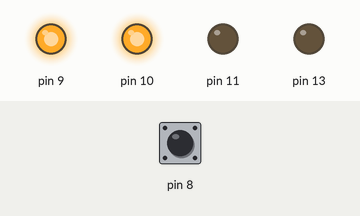
The sketch below on a simulated Arduino Uno, built with avr-gcc and run on an emulated ATmega328P. Parts: output pins drawn as LEDs (lit = HIGH). The inputs (shaded band) are chosen by the test bench; at power-on: pin 8 HIGH.

Above: at 1.2 s.
1.3 s: pin 8 pulled LOW for 0.15 s
At 3.2 s:
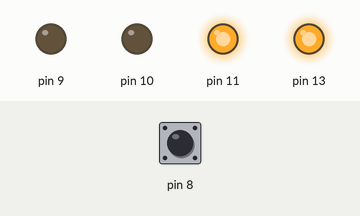
Timing chart, 0 to 32.8 s (numbered marks = the images above; inputs shaded):
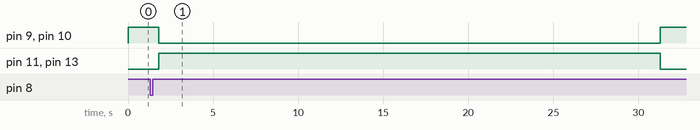

Measured:
- after the input at 1.3 s, pin 9, pin 10: HIGH → LOW after 0.50 s, → HIGH 29.5 s later; pin 11, pin 13: LOW → HIGH after 0.50 s, → LOW 29.5 s later

The sketch:

semafor_registre_contor_timp.ino
```cpp
#define PIN0 0

#define PIN_RED_PIETONI 2
#define PIN_GREEN_PIETONI 3
#define PIN_GREEN_MASINI 1
#define PIN_RED_MASINI 5

byte stareLedRM = 0;
byte stareLedRP = 1;
byte stareLedGM = 1;
byte stareLedGP = 0;

byte modificareStare(byte stare, byte PIN) {
  stare = !stare;
  PORTB &= ~(1 << PIN);
  PORTB |= stare << PIN;
  return stare;
}

void setup() {
  DDRB = (0 << PIN0) | (1 << PIN_RED_MASINI) | (1 << PIN_RED_PIETONI) | (1 << PIN_GREEN_PIETONI) | (1 << PIN_GREEN_MASINI);
  PORTB = (stareLedRP << PIN_RED_PIETONI) | (stareLedGP << PIN_GREEN_PIETONI) | (stareLedGM << PIN_GREEN_MASINI) | (stareLedRM << PIN_RED_MASINI) | (1 << PIN0);
}

void loop() {
  unsigned long timp_curent = millis();
  static unsigned long contor_masini = 0;
  static unsigned long contor_pietoni = 0;
  static bool buttonPressed = false;

  if ((PINB & (1 << PIN0)) == 0) {
    delay(500);
    if (!buttonPressed) {
      buttonPressed = true;
      contor_pietoni = timp_curent + 30000;
      contor_masini = timp_curent + 30000;
      stareLedRM = modificareStare(stareLedRM, PIN_RED_MASINI);
      stareLedRP = modificareStare(stareLedRP, PIN_RED_PIETONI);
      stareLedGM = modificareStare(stareLedGM, PIN_GREEN_MASINI);
      stareLedGP = modificareStare(stareLedGP, PIN_GREEN_PIETONI);
    }
    while ((PINB & (1 << PIN0)) == 0) {

    }
  }

  if (timp_curent > contor_masini && contor_masini != 0) {
    stareLedRM = modificareStare(stareLedRM, PIN_RED_MASINI);
    stareLedGM = modificareStare(stareLedGM, PIN_GREEN_MASINI);
    contor_masini = 0; // reset the counter
    buttonPressed = false;
  }

  if (timp_curent > contor_pietoni && contor_pietoni != 0) {
    stareLedRP = modificareStare(stareLedRP, PIN_RED_PIETONI);
    stareLedGP = modificareStare(stareLedGP, PIN_GREEN_PIETONI);
    contor_pietoni = 0;
    buttonPressed = false;
  }
}
```
